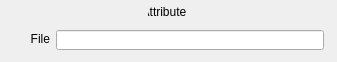
   <widget class="caFrame" name="caFrame_17">
    <property name="geometry">
     <rect>
      <x>705</x>
      <y>520</y>
      <width>337</width>
      <height>62</height>
     </rect>
    </property>
    <widget class="caFrame" name="caFrame_18">
     <property name="geometry">
      <rect>
       <x>116</x>
       <y>2</y>
       <width>104</width>
       <height>23</height>
      </rect>
     </property>
     <widget class="caGraphics" name="caRectangle_5">
      <property name="geometry">
       <rect>
        <x>0</x>
        <y>0</y>
        <width>102</width>
        <height>21</height>
       </rect>
      </property>
      <property name="foreground">
       <color>
        <red>218</red>
        <green>218</green>
        <blue>218</blue>
       </color>
      </property>
      <property name="linestyle" stdset="0">
       <enum>caGraphics::Solid</enum>
      </property>
      <property name="fillstyle" stdset="0">
       <enum>caGraphics::Filled</enum>
      </property>
      <property name="lineColor">
       <color>
        <red>218</red>
        <green>218</green>
        <blue>218</blue>
       </color>
      </property>
      <property name="form">
       <enum>caGraphics::Rectangle</enum>
      </property>
     </widget>
    </widget>
    <widget class="caLabel" name="caLabel_18">
     <property name="geometry">
      <rect>
       <x>148</x>
       <y>2</y>
       <width>38</width>
       <height>20</height>
      </rect>
     </property>
     <property name="frameShape">
      <enum>QFrame::NoFrame</enum>
     </property>
     <property name="text">
      <string>Attributes</string>
     </property>
     <property name="alignment">
      <set>Qt::AlignAbsolute|Qt::AlignCenter|Qt::AlignHCenter|Qt::AlignVCenter</set>
     </property>
     <property name="fontScaleMode">
      <enum>ESimpleLabel::Height</enum>
     </property>
     <property name="foreground">
      <color>
       <red>10</red>
       <green>0</green>
       <blue>184</blue>
      </color>
     </property>
     <property name="background">
      <color alpha="0">
       <red>10</red>
       <green>0</green>
       <blue>184</blue>
      </color>
     </property>
    </widget>
    <widget class="caGraphics" name="caRectangle_6">
     <property name="geometry">
      <rect>
       <x>0</x>
       <y>0</y>
       <width>335</width>
       <height>60</height>
      </rect>
     </property>
     <property name="foreground">
      <color>
       <red>0</red>
       <green>0</green>
       <blue>0</blue>
      </color>
     </property>
     <property name="linestyle" stdset="0">
      <enum>caGraphics::Solid</enum>
     </property>
     <property name="lineColor">
      <color>
       <red>0</red>
       <green>0</green>
       <blue>0</blue>
      </color>
     </property>
     <property name="form">
      <enum>caGraphics::Rectangle</enum>
     </property>
     <property name="background" stdset="0">
      <color alpha="0">
       <red>0</red>
       <green>0</green>
       <blue>0</blue>
      </color>
     </property>
    </widget>
    <widget class="caLabel" name="caLabel_19">
     <property name="geometry">
      <rect>
       <x>12</x>
       <y>29</y>
       <width>38</width>
       <height>20</height>
      </rect>
     </property>
     <property name="frameShape">
      <enum>QFrame::NoFrame</enum>
     </property>
     <property name="text">
      <string>File</string>
     </property>
     <property name="alignment">
      <set>Qt::AlignAbsolute|Qt::AlignRight|Qt::AlignTrailing|Qt::AlignVCenter</set>
     </property>
     <property name="fontScaleMode">
      <enum>ESimpleLabel::Height</enum>
     </property>
     <property name="foreground">
      <color>
       <red>0</red>
       <green>0</green>
       <blue>0</blue>
      </color>
     </property>
     <property name="background">
      <color alpha="0">
       <red>0</red>
       <green>0</green>
       <blue>0</blue>
      </color>
     </property>
    </widget>
    <widget class="caTextEntry" name="caTextEntry_6">
     <property name="geometry">
      <rect>
       <x>56</x>
       <y>30</y>
       <width>268</width>
       <height>20</height>
      </rect>
     </property>
     <property name="channel" stdset="0">
      <string>$(P)$(R)NDAttributesFile</string>
     </property>
     <property name="foreground">
      <color>
       <red>0</red>
       <green>0</green>
       <blue>0</blue>
      </color>
     </property>
     <property name="background">
      <color>
       <red>115</red>
       <green>223</green>
       <blue>255</blue>
      </color>
     </property>
     <property name="colorMode">
      <enum>caLineEdit::Static</enum>
     </property>
     <property name="precisionMode">
      <enum>caLineEdit::Channel</enum>
     </property>
     <property name="limitsMode">
      <enum>caLineEdit::Channel</enum>
     </property>
     <property name="maxValue">
      <double>1.000000000000000</double>
     </property>
     <property name="minValue">
      <double>0.000000000000000</double>
     </property>
     <property name="fontScaleMode" stdset="0">
      <enum>caLineEdit::Height</enum>
     </property>
     <property name="formatType">
      <enum>caLineEdit::string</enum>
     </property>
    </widget>
   </widget>
